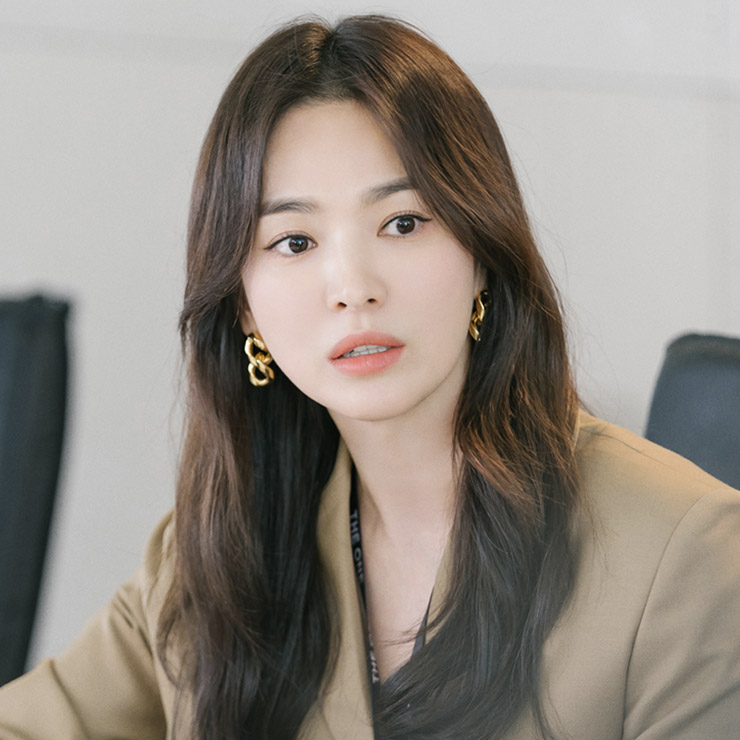
#> input picture 0.jpg, 740 x 740 px, found by its file name
$ python 'import cv2rr.py'
#> lines starting #> are read from the running program, lines starting #| are printed output that depends on the picture; after the words box and inside, x2 and y2 are one past the last pixel; in counts of white or black regions, pixels touching at a corner belong together
import cv2

# img path.
image_path = r'C:\Users\User\Downloads\0.jpg'

def process_image(image_path):
    """
    Process the image to create a sketch effect.
    """
#> called with image_path = 'C:\\Users\\User\\Downloads\\0.jpg'
    # Read the image from the specified path
    image = cv2.imread(image_path)
#> image is the input picture: shape (740, 740, 3); mean B, G, R 130.5, 138.3, 145.6

    if image is None:
        print("The image could not be loaded. Check the file path.")
        return

    # Convert the image to grayscale
    gray = cv2.cvtColor(image, cv2.COLOR_BGR2GRAY)
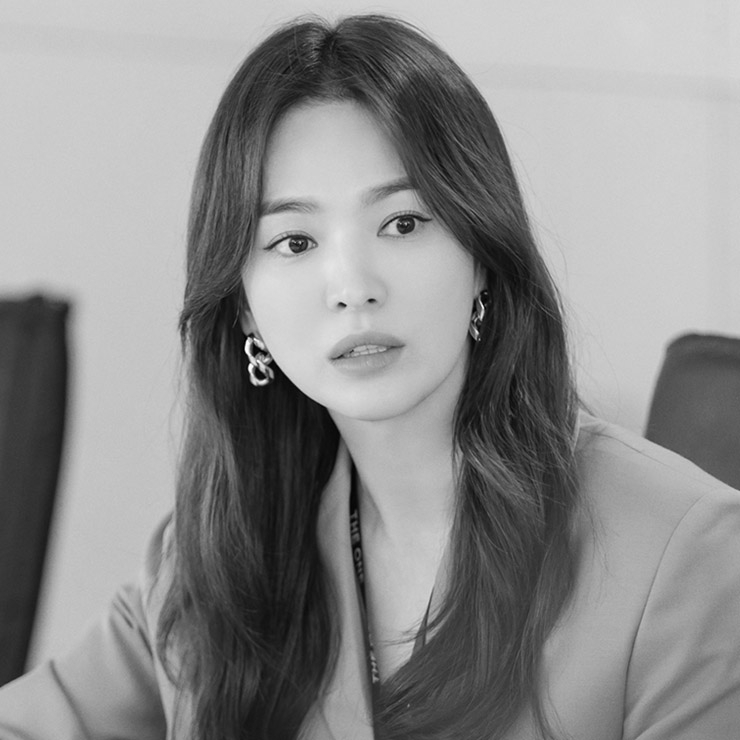
#> gray: shape (740, 740); min 0, max 254, mean 139.6

    # Apply Gaussian blur to the grayscale image
    blur = cv2.GaussianBlur(gray, (5, 5), 0)

    # Use Canny edge detection
    edges = cv2.Canny(blur, threshold1=39, threshold2=140)
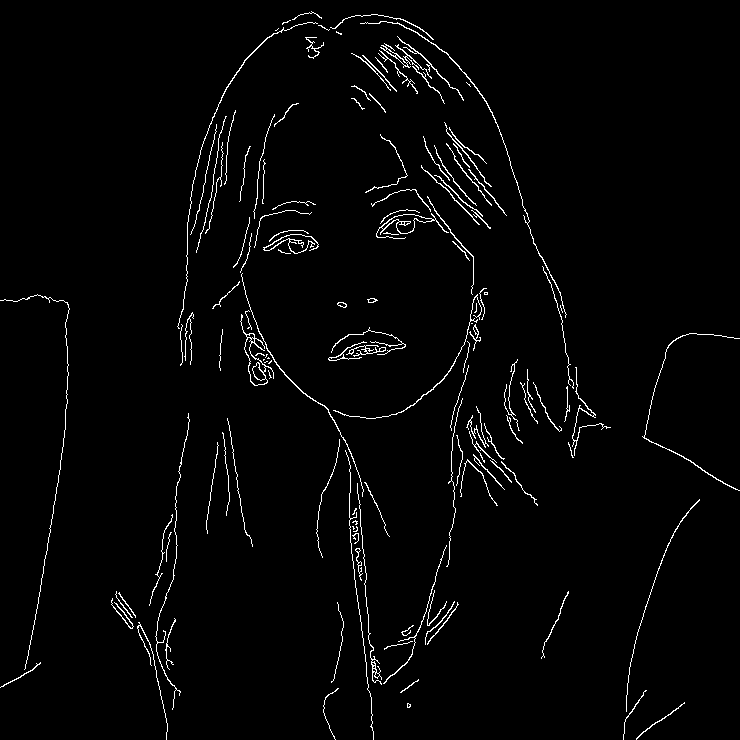
#> edges: shape (740, 740); 2.3% white in thin lines or dots

    # Apply threshold to keep only the strongest edges
    ret, thresholded_edges = cv2.threshold(edges, 245, 255, cv2.THRESH_BINARY)

    # Invert the thresholded image to get a pencil sketch effect
    inverted_sketch = cv2.bitwise_not(thresholded_edges)
#> inverted_sketch: shape (740, 740); 97.7% white; black in thin lines or dots

    # Display the sketch
    cv2.imshow('Sketch', inverted_sketch)
    cv2.waitKey(0)
    cv2.destroyAllWindows()

    # Save the sketch to a file
    cv2.imwrite('sketch_image.jpg', inverted_sketch)

# Call the function
process_image(image_path)
